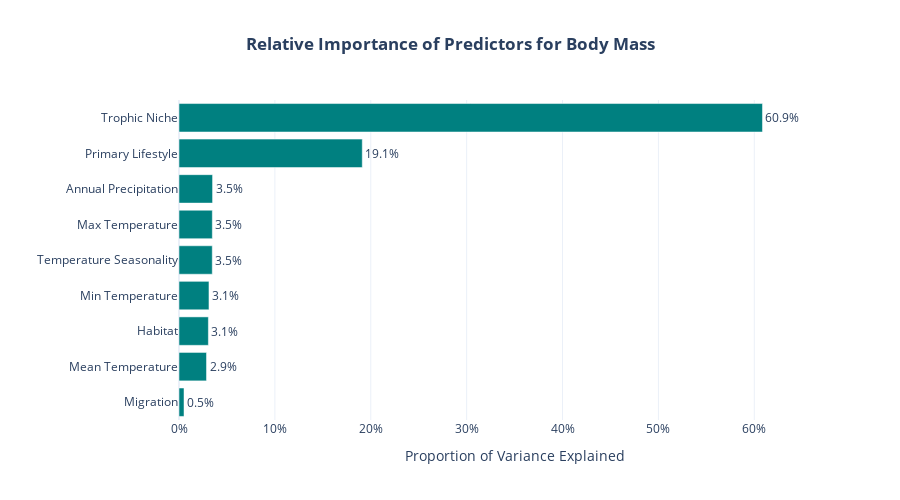

The code cell stored with this chart in its notebook:
### Code cell
label_dict = {

    'Trophic.Niche': 'Trophic Niche',
    'Primary.Lifestyle': 'Primary Lifestyle',
    'Habitat': 'Habitat',
    'Migration': 'Migration',
    'Trophic.Level': 'Trophic Level',

    'Mean.Temperature': 'Mean Temperature',
    'Temp.Seasonality': 'Temperature Seasonality',
    'Max.Temperature': 'Max Temperature',
    'Min.Temperature': 'Min Temperature',
    'Mean.Precipitation': 'Annual Precipitation',

    'Log_Mass': 'Log10(Mass)',
    'Mass': 'Body Mass (g)'
}

def get_label(col_name):
    return label_dict.get(col_name, col_name.replace('.', ' ').replace('_', ' '))

grouped_scores = {col: 0.0 for col in eco_predictors + clim_predictors}
raw_importances = pd.Series(rf.feature_importances_, index=X_train.columns)

for feature, score in raw_importances.items():
    found_group = False
    for group in eco_predictors:
        if feature.startswith(group):
            grouped_scores[group] += score
            found_group = True
            break
    if not found_group and feature in clim_predictors:
        grouped_scores[feature] += score

df_grouped_imp = pd.DataFrame([
    {'Feature': k, 'Importance': v, 'Label': get_label(k)} 
    for k, v in grouped_scores.items() if v > 0
]).sort_values(by='Importance', ascending=True)

fig_imp = px.bar(
    df_grouped_imp,
    x='Importance',
    y='Label',
    orientation='h',
    title='<b>Relative Importance of Predictors for Body Mass</b>',
    text_auto='.1%'
)

fig_imp.update_traces(
    marker_color='teal',
    textposition='outside',
    cliponaxis=False
)

fig_imp.update_layout(
    template="plotly_white",
    title_x=0.5,
    height=500,
    xaxis_title="Proportion of Variance Explained",
    yaxis_title="", 
    xaxis=dict(
        tickformat='.0%',
        range=[0, df_grouped_imp['Importance'].max() * 1.15]
    ),
    margin=dict(r=50)
)

fig_imp.show()

### Figure 1 — Plotly figure (JSON) as saved in the notebook; plotly's stock layout.template omitted (floating-point values rounded to 4 significant figures)
{"data": [{"cliponaxis": false, "hovertemplate": "Importance=%{x}<br>Label=%{y}<extra></extra>", "legendgroup": "", "marker": {"color": "teal", "pattern": {"shape": ""}}, "name": "", "orientation": "h", "showlegend": false, "textposition": "outside", "texttemplate": "%{x:.1%}", "type": "bar", "x": [0.005249, 0.02869, 0.03064, 0.03126, 0.0347, 0.03476, 0.03501, 0.1911, 0.6085], "xaxis": "x", "y": ["Migration", "Mean Temperature", "Habitat", "Min Temperature", "Temperature Seasonality", "Max Temperature", "Annual Precipitation", "Primary Lifestyle", "Trophic Niche"], "yaxis": "y"}], "layout": {"barmode": "relative", "height": 500, "legend": {"tracegroupgap": 0}, "margin": {"r": 50}, "title": {"text": "<b>Relative Importance of Predictors for Body Mass</b>", "x": 0.5}, "xaxis": {"anchor": "y", "domain": [0, 1], "range": [0, 0.6998], "tickformat": ".0%", "title": {"text": "Proportion of Variance Explained"}}, "yaxis": {"anchor": "x", "domain": [0, 1], "title": {"text": ""}}}}
